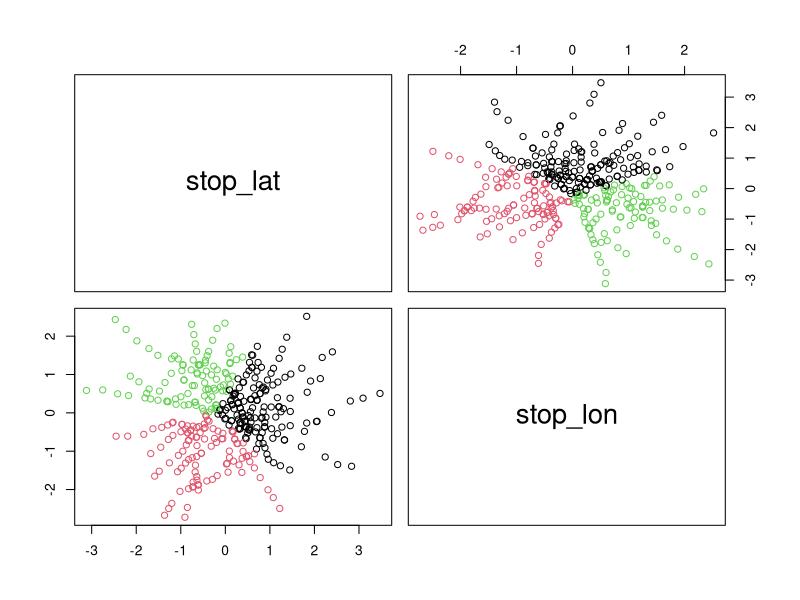

This chart was generated by the following R code:
## Q4 (jeux de donn?es "stations_metro2.csv")

df <- read.csv("stations_metro2.csv", sep = ";")
X <- scale(df[, c("stop_lat", "stop_lon")])

cl <- kmeans(X, centers = 3)
df$cluster <- cl$cluster

# Visualiser
pairs(X, col = cl$cluster)
table(df$cluster, df$niveau_pollution)
